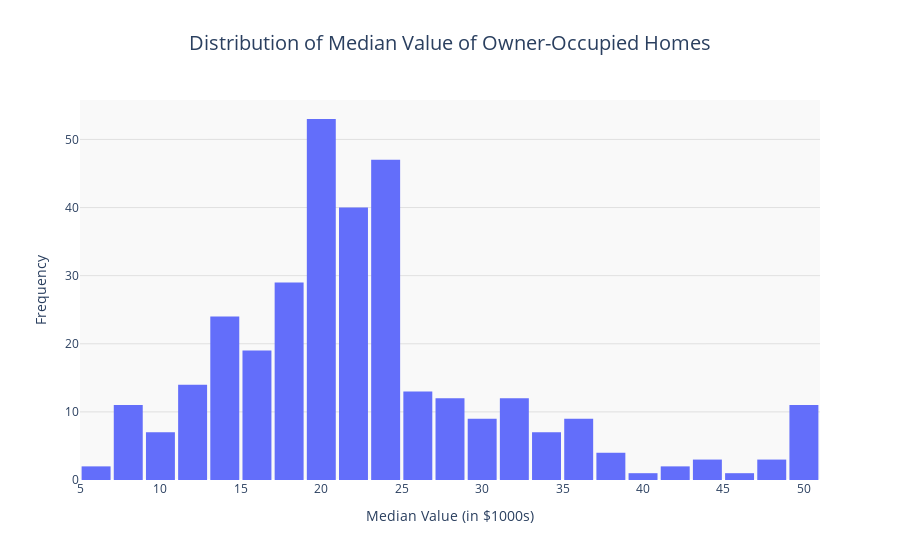

The cell this chart's notebook holds for it:
### Markdown cell above
##### Notes

- No missing values
- data incosistency detected
- outlier detected

### Code cell
# Create a histogram with additional styling
fig = px.histogram(
    df, 
    x="medv", 
    title="Distribution of Median Value of Owner-Occupied Homes",
    nbins=30,  # Adjust the number of bins
    color_discrete_sequence=["#636EFA"]  # Custom color for the bars
)

# Update layout for better aesthetics
fig.update_layout(
    title_font_size=20,  # Increase the font size of the title
    title_x=0.5,  # Center the title
    xaxis_title="Median Value (in $1000s)",  # Add x-axis label
    yaxis_title="Frequency",  # Add y-axis label
    bargap=0.1,  # Adjust the gap between bars
    plot_bgcolor="#f9f9f9",  # Set background color for the plot
    paper_bgcolor="#ffffff",  # Set background color for the entire figure
    xaxis=dict(
        showgrid=False  # Hide grid lines on the x-axis
    ),
    yaxis=dict(
        showgrid=True,  # Show grid lines on the y-axis
        gridcolor="rgba(200, 200, 200, 0.5)"  # Light gray grid lines
    )
)
fig.show()

### Figure 1 — Plotly figure (JSON) as saved in the notebook; plotly's stock layout.template omitted (floating-point values rounded to 4 significant figures; data arrays with more than 128 entries replaced by an {"elided": "..."} marker saying what was removed)
{"data": [{"alignmentgroup": "True", "bingroup": "x", "hovertemplate": "medv=%{x}<br>count=%{y}<extra></extra>", "legendgroup": "", "marker": {"color": "#636EFA", "pattern": {"shape": ""}}, "name": "", "nbinsx": 30, "offsetgroup": "", "orientation": "v", "showlegend": false, "type": "histogram", "x": {"elided": "333 float values"}, "xaxis": "x", "yaxis": "y"}], "layout": {"bargap": 0.1, "barmode": "relative", "legend": {"tracegroupgap": 0}, "paper_bgcolor": "#ffffff", "plot_bgcolor": "#f9f9f9", "title": {"font": {"size": 20}, "text": "Distribution of Median Value of Owner-Occupied Homes", "x": 0.5}, "xaxis": {"anchor": "y", "domain": [0, 1], "showgrid": false, "title": {"text": "Median Value (in $1000s)"}}, "yaxis": {"anchor": "x", "domain": [0, 1], "gridcolor": "rgba(200, 200, 200, 0.5)", "showgrid": true, "title": {"text": "Frequency"}}}}
